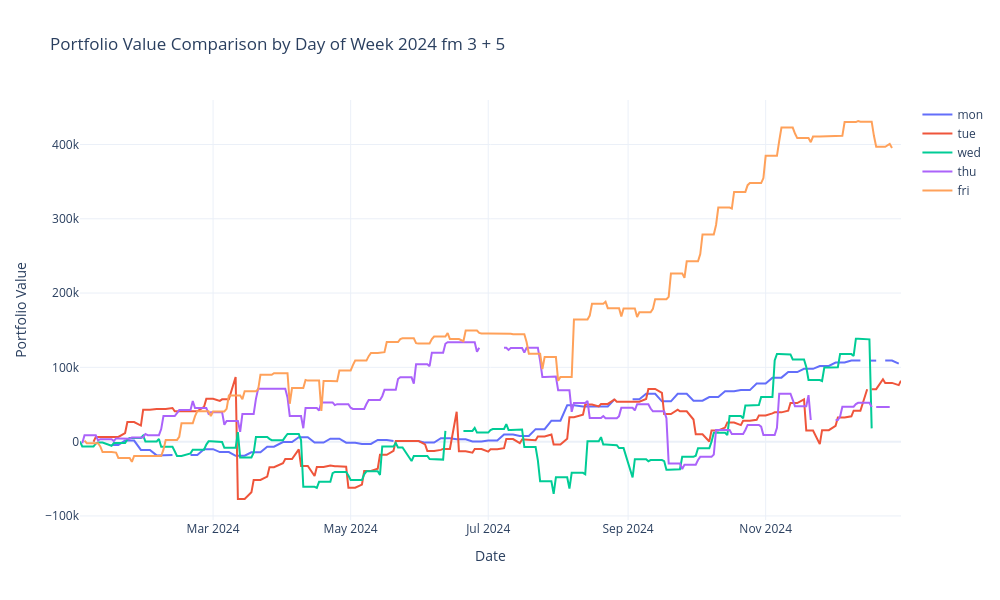

This figure's notebook cell:
### Code cell
import pandas as pd
import plotly.graph_objects as go
import os

def extract_daily_close(folder_path):
    csv_files = sorted(
        [f for f in os.listdir(folder_path) if f.endswith('.csv')],
        key=lambda x: pd.to_datetime(x.replace('.csv', ''), format='%Y%m%d')
    )

    daily_data = []

    for file in csv_files:
        file_path = os.path.join(folder_path, file)
        
        try:
            df = pd.read_csv(file_path)

            if 'timestamp' not in df.columns or 'portfolio_value' not in df.columns:
                continue

            if df['portfolio_value'].fillna(0).eq(0).all():
                continue

            last_row = df[['timestamp', 'portfolio_value']].iloc[[-1]].copy()
            last_row['date'] = pd.to_datetime(file.replace('.csv', ''), format='%Y%m%d')
            daily_data.append(last_row)

        except Exception as e:
            continue

    if not daily_data:
        return pd.DataFrame()

    result_df = pd.concat(daily_data)[['date', 'portfolio_value']]
    return result_df

# Base path for strategy folders
base_path = "/media/dell/548d4dc2-4844-4adb-8b24-7b412b8f3455/0DT_Settelment_Backtest/HFT-Options-EIS-Global/tradelib/outputs/asia hedging/2024/all_day_hedging"
days = ["MON", "TUE", "WED", "THU", "FRI"]
strategy_data = []

# Extract and rename strategy data for each weekday
for day in days:
    folder_path = os.path.join(base_path, f"{day}_5SPXW_DAY_OF_WEEK_DELTA_CONDOR_STRATEGY/consolidated_store")
    df = extract_daily_close(folder_path)
    if not df.empty:
        df = df.rename(columns={"portfolio_value": day})
        strategy_data.append(df)

# Merge all strategies on the 'date' column
from functools import reduce
equity_combined = reduce(lambda left, right: pd.merge(left, right, on='date', how='outer'), strategy_data)
equity_combined = equity_combined.sort_values(by='date')

# Plot using Plotly
fig = go.Figure()

for day in days:
    if day in equity_combined.columns:
        fig.add_trace(go.Scatter(x=equity_combined['date'], y=equity_combined[day], mode='lines', name=day.lower()))

fig.update_layout(
    title='Portfolio Value Comparison by Day of Week 2024 fm 3 + 5',
    xaxis_title='Date',
    yaxis_title='Portfolio Value',
    template='plotly_white',
    height=600,
    width=1000
)

fig.show()

### Figure 1 — Plotly figure (JSON) as saved in the notebook; plotly's stock layout.template omitted (floating-point values rounded to 4 significant figures; data arrays with more than 128 entries replaced by an {"elided": "..."} marker saying what was removed)
{"data": [{"mode": "lines", "name": "mon", "type": "scatter", "x": {"elided": "251 str values"}, "y": {"elided": "251 float values"}}, {"mode": "lines", "name": "tue", "type": "scatter", "x": {"elided": "251 str values"}, "y": {"elided": "251 float values"}}, {"mode": "lines", "name": "wed", "type": "scatter", "x": {"elided": "251 str values"}, "y": {"elided": "251 float values"}}, {"mode": "lines", "name": "thu", "type": "scatter", "x": {"elided": "251 str values"}, "y": {"elided": "251 float values"}}, {"mode": "lines", "name": "fri", "type": "scatter", "x": {"elided": "251 str values"}, "y": {"elided": "251 float values"}}], "layout": {"height": 600, "title": {"text": "Portfolio Value Comparison by Day of Week 2024 fm 3 + 5"}, "width": 1000, "xaxis": {"title": {"text": "Date"}}, "yaxis": {"title": {"text": "Portfolio Value"}}}}
